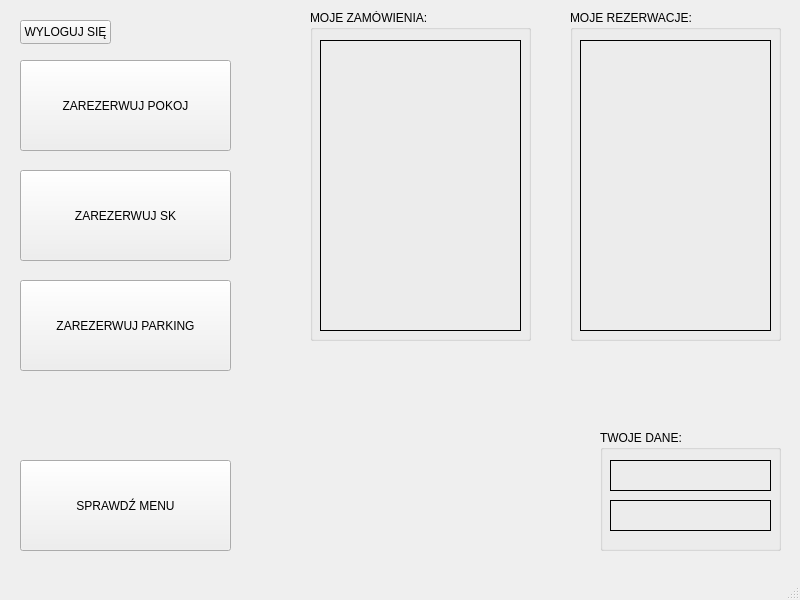
<?xml version="1.0" encoding="UTF-8"?>
<ui version="4.0">
 <class>Panelsterowania</class>
 <widget class="QMainWindow" name="Panelsterowania">
  <property name="geometry">
   <rect>
    <x>0</x>
    <y>0</y>
    <width>800</width>
    <height>600</height>
   </rect>
  </property>
  <property name="windowTitle">
   <string>MainWindow</string>
  </property>
  <widget class="QWidget" name="centralwidget">
   <widget class="QGroupBox" name="groupBox">
    <property name="geometry">
     <rect>
      <x>600</x>
      <y>430</y>
      <width>181</width>
      <height>121</height>
     </rect>
    </property>
    <property name="title">
     <string>TWOJE DANE:</string>
    </property>
    <property name="flat">
     <bool>false</bool>
    </property>
    <property name="checkable">
     <bool>false</bool>
    </property>
    <widget class="QLabel" name="td_login">
     <property name="geometry">
      <rect>
       <x>10</x>
       <y>30</y>
       <width>161</width>
       <height>31</height>
      </rect>
     </property>
     <property name="frameShape">
      <enum>QFrame::Box</enum>
     </property>
     <property name="text">
      <string/>
     </property>
    </widget>
    <widget class="QLabel" name="td_haslo">
     <property name="geometry">
      <rect>
       <x>10</x>
       <y>70</y>
       <width>161</width>
       <height>31</height>
      </rect>
     </property>
     <property name="frameShape">
      <enum>QFrame::Box</enum>
     </property>
     <property name="text">
      <string/>
     </property>
    </widget>
   </widget>
   <widget class="QPushButton" name="sprawdzMenu">
    <property name="geometry">
     <rect>
      <x>20</x>
      <y>460</y>
      <width>211</width>
      <height>91</height>
     </rect>
    </property>
    <property name="text">
     <string>SPRAWDŹ MENU</string>
    </property>
   </widget>
   <widget class="QPushButton" name="wylogujSie">
    <property name="geometry">
     <rect>
      <x>20</x>
      <y>20</y>
      <width>91</width>
      <height>24</height>
     </rect>
    </property>
    <property name="text">
     <string>WYLOGUJ SIĘ</string>
    </property>
   </widget>
   <widget class="QGroupBox" name="groupBox_2">
    <property name="geometry">
     <rect>
      <x>570</x>
      <y>10</y>
      <width>211</width>
      <height>331</height>
     </rect>
    </property>
    <property name="title">
     <string>MOJE REZERWACJE:</string>
    </property>
    <property name="flat">
     <bool>false</bool>
    </property>
    <property name="checkable">
     <bool>false</bool>
    </property>
    <widget class="QLabel" name="mr_qlabel">
     <property name="geometry">
      <rect>
       <x>10</x>
       <y>30</y>
       <width>191</width>
       <height>291</height>
      </rect>
     </property>
     <property name="frameShape">
      <enum>QFrame::Box</enum>
     </property>
     <property name="text">
      <string/>
     </property>
    </widget>
   </widget>
   <widget class="QGroupBox" name="groupBox_4">
    <property name="geometry">
     <rect>
      <x>310</x>
      <y>10</y>
      <width>221</width>
      <height>331</height>
     </rect>
    </property>
    <property name="title">
     <string>MOJE ZAMÓWIENIA:</string>
    </property>
    <property name="flat">
     <bool>false</bool>
    </property>
    <property name="checkable">
     <bool>false</bool>
    </property>
    <widget class="QLabel" name="mz_qlabel">
     <property name="geometry">
      <rect>
       <x>10</x>
       <y>30</y>
       <width>201</width>
       <height>291</height>
      </rect>
     </property>
     <property name="frameShape">
      <enum>QFrame::Box</enum>
     </property>
     <property name="text">
      <string/>
     </property>
    </widget>
   </widget>
   <widget class="QPushButton" name="rezerwujSK">
    <property name="geometry">
     <rect>
      <x>20</x>
      <y>170</y>
      <width>211</width>
      <height>91</height>
     </rect>
    </property>
    <property name="text">
     <string>ZAREZERWUJ SK</string>
    </property>
   </widget>
   <widget class="QPushButton" name="rezerwujPokoj">
    <property name="geometry">
     <rect>
      <x>20</x>
      <y>60</y>
      <width>211</width>
      <height>91</height>
     </rect>
    </property>
    <property name="text">
     <string>ZAREZERWUJ POKOJ</string>
    </property>
   </widget>
   <widget class="QPushButton" name="rezerwujParking">
    <property name="geometry">
     <rect>
      <x>20</x>
      <y>280</y>
      <width>211</width>
      <height>91</height>
     </rect>
    </property>
    <property name="text">
     <string>ZAREZERWUJ PARKING</string>
    </property>
   </widget>
   <zorder>rezerwujPokoj</zorder>
   <zorder>groupBox</zorder>
   <zorder>sprawdzMenu</zorder>
   <zorder>wylogujSie</zorder>
   <zorder>groupBox_2</zorder>
   <zorder>groupBox_4</zorder>
   <zorder>rezerwujSK</zorder>
   <zorder>rezerwujParking</zorder>
  </widget>
  <widget class="QMenuBar" name="menubar">
   <property name="geometry">
    <rect>
     <x>0</x>
     <y>0</y>
     <width>800</width>
     <height>21</height>
    </rect>
   </property>
  </widget>
  <widget class="QStatusBar" name="statusbar"/>
 </widget>
 <resources/>
 <connections/>
</ui>
